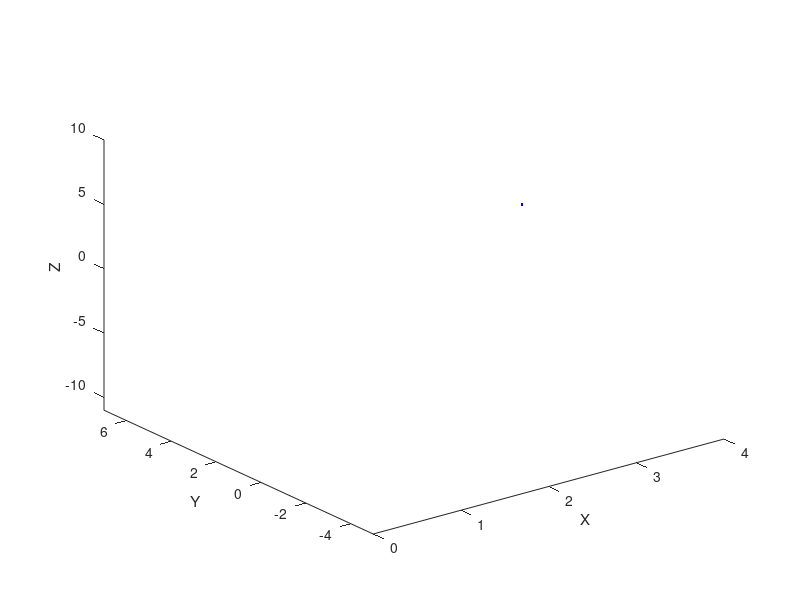

MATLAB code for this plot:
 x=2.5
 y=4
 z=8.1
 A=[x;y;z;1]
 B=[cos(-15),0,sin(-15),0;0,1,0,0;-sin(-15),0,cos(-15),0;0,0,0,1]
 Res=B * A
 Res(4,:)=[]
 Res1=[Res(1,:)]
 Res2=[Res(2,:)]
 Res3=[Res(3,:)]
 
 plot3([x,y,z],[Res1,Res2,Res3],".b")
 #plot3(Res(3,:),".r","LineWidth",50)
xlabel("X")
ylabel("Y")
zlabel("Z")
axis([0 4 -5 7 -11 10])
